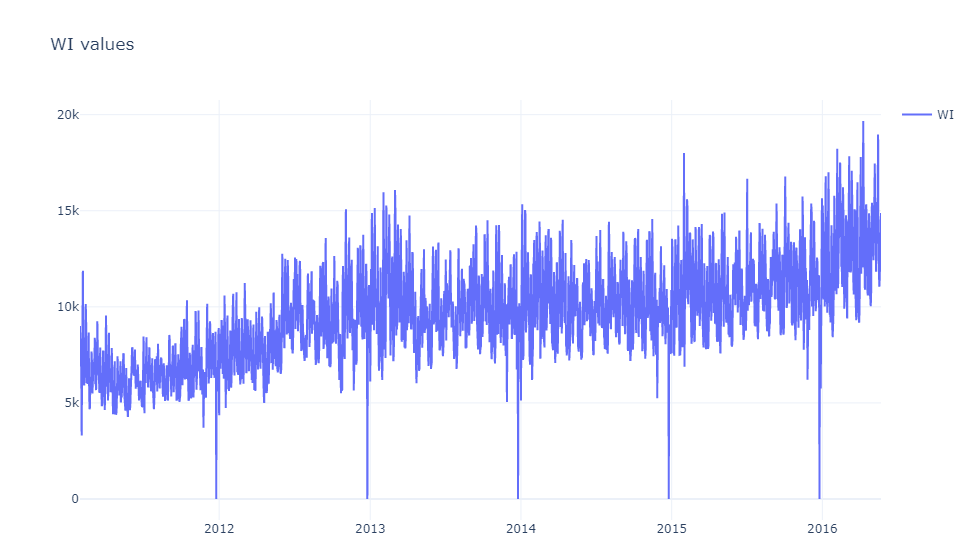
#> input picture pictures/WI_sales.png, 968 x 556 px
$ python -i DetectOutliersClass.py   (imports and definitions only)
#> lines starting #> are read from the running program, lines starting #| are printed output that depends on the picture

import numpy as np
import pandas as pd
import matplotlib.pyplot as plt
import seaborn as sns
import itertools
from itertools import product
from sklearn.neighbors import LocalOutlierFactor
from sklearn.svm import OneClassSVM
from sklearn.ensemble import IsolationForest
from sklearn.cluster import DBSCAN

class DetectOutliers:

    def __init__(self, data, multiple_columns=None):
        self.test_frame = data.copy()
        self.multiple_columns = multiple_columns

    def feature(self, name_col):
        feature = self.test_frame[name_col].values.reshape(-1, 1)
        return feature

    # [96 lines left out: functions output, outlier_detect_iqr, outlier_detect_mean_std, lof, svm, iso_forest and 2 more, not called in this run]

    def models_one_col(self, col):
        self.all_models(col)
        return self.test_frame

    def models_all_col(self):
        for col in self.multiple_columns:
            self.all_models(col)
        return self.test_frame

>>> import cv2
>>> picture = cv2.imread('../pictures/WI_sales.png', cv2.IMREAD_GRAYSCALE)
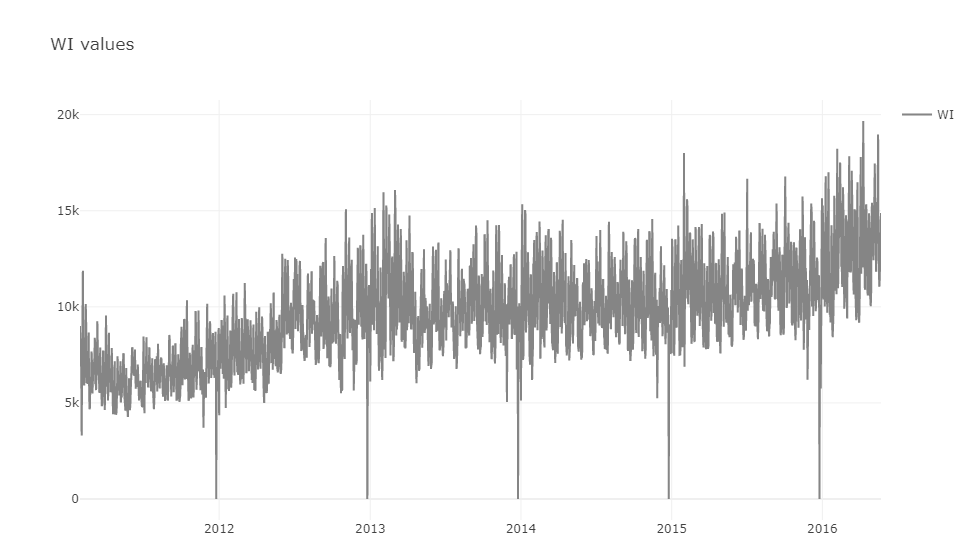
#> picture: shape (556, 968); min 64, max 255, mean 240.1
#> (the run stopped early here; a loop or call above may not have finished)

$ run again, on pictures/metrics.PNG
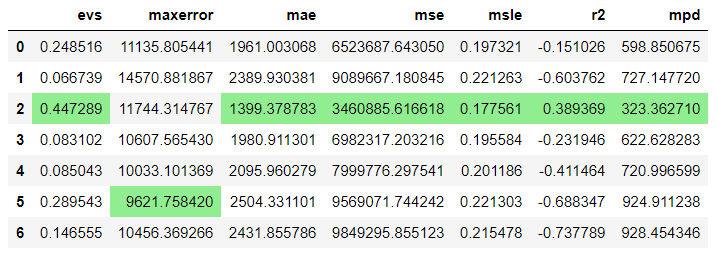
#> input picture pictures/metrics.PNG, 719 x 259 px
#> `picture = cv2.imread('../pictures/WI_sales.png', cv2.IMREAD_GRAYSCALE)`:
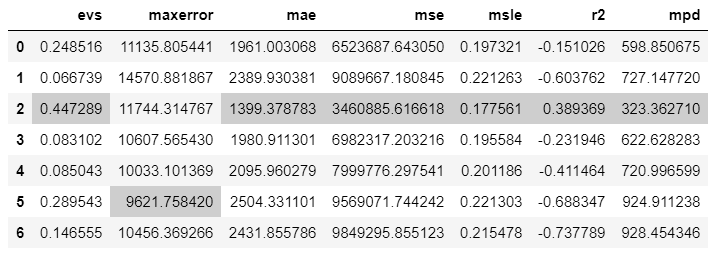
#> picture: shape (259, 719); min 0, max 255, mean 229.7

$ run again, on pictures/stationarity_test.PNG
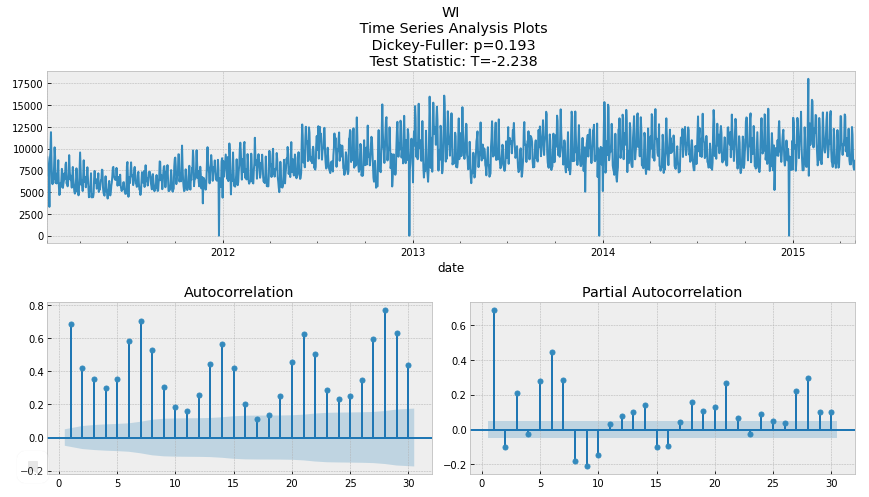
#> input picture pictures/stationarity_test.PNG, 869 x 497 px
#> `picture = cv2.imread('../pictures/WI_sales.png', cv2.IMREAD_GRAYSCALE)`:
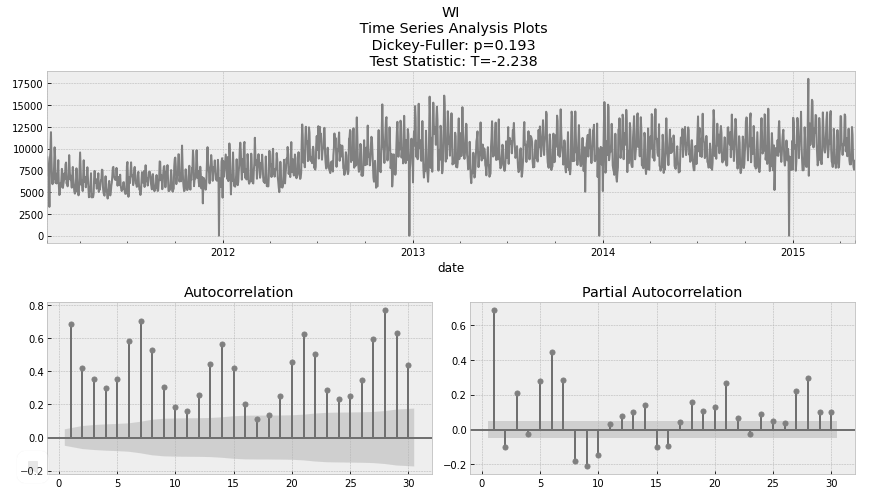
#> picture: shape (497, 869); min 0, max 255, mean 230.7
